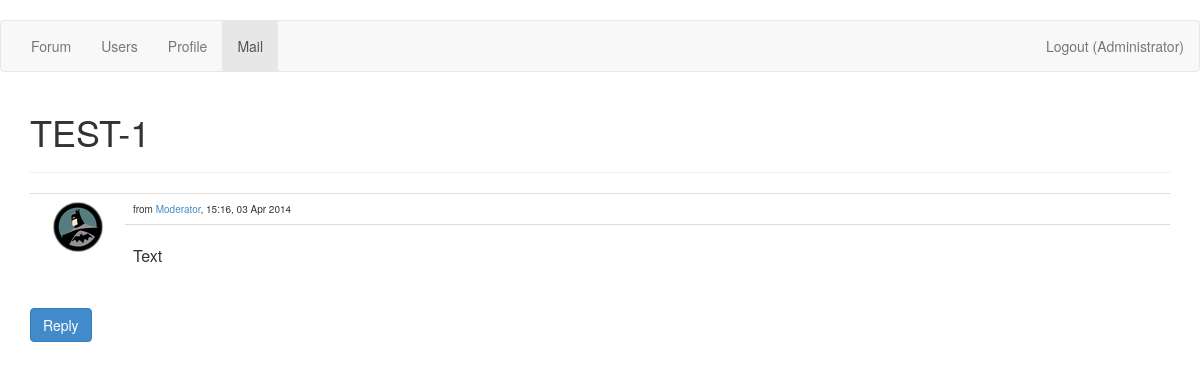
The page /mailbox/message/show/34 (signed in) on the database its author committed.
### app/models.py (models this page shows, shortened)
class User(db.Model):
    __tablename__ = 'User'
    id = db.Column(db.Integer, primary_key=True)
    login = db.Column(db.Text, unique=True, nullable=False)
    password = db.Column(db.Text, nullable=False)
    role = db.Column(db.Integer, default=2, nullable=False)
    email = db.Column(db.Text, nullable=False)
    city = db.Column(db.Text, default='unknown')
    country = db.Column(db.Text, default='unknown')
    db_avatar = db.Column(db.Boolean, default=False)
    topic_count = db.Column(db.Integer, default=0)
    message_count = db.Column(db.Integer, default=0)
    reg_date = db.Column(db.DateTime, default=datetime.utcnow, nullable=False)
    last_seen = db.Column(db.DateTime, default=datetime.utcnow, onupdate=datetime.utcnow, nullable=False)
    def is_authenticated(self):
        return(True)
    @property
    def avatar_thumb(self):
        if self.db_avatar:
            return('/static/avatar/user_%s_thumb.png' % self.login)
        else:
            return('/static/avatar/system_anonymous_thumb.png')
    @property
    def unread_mail(self):
        count = 0
        for message in self.mail_all.filter(Mailbox.directory=='0'):
            if not message.read:
                count += 1
        return(count)

class Mailbox(db.Model):
    __tablename__ = 'Mailbox'
    id = db.Column(db.Integer, primary_key=True)
    owner_id = db.Column(db.Integer, db.ForeignKey('User.id'))
    owner = db.relationship('User',
        foreign_keys=[owner_id],
        backref=db.backref('mail_all', lazy='dynamic'))
    directory = db.Column(db.Integer, nullable=False)
    sender_id = db.Column(db.Integer, db.ForeignKey('User.id'))
    sender = db.relationship('User',
        foreign_keys=[sender_id],
        backref=db.backref('mail_sent', lazy='dynamic'))
    recipient_id = db.Column(db.Integer, db.ForeignKey('User.id'))
    recipient = db.relationship('User',
        foreign_keys=[recipient_id],
        backref=db.backref('mail_recieved', lazy='dynamic'))
    subject = db.Column(db.Text)
    text = db.Column(db.Text, nullable=False)
    date = db.Column(db.DateTime, default=datetime.utcnow, nullable=False)
    read = db.Column(db.Boolean, default=False)

### app/views.py (the view)
@app.route('/mailbox/message/show/<message_id>')
@login_required
def mail_read(message_id):
    message = Mailbox.query.get(message_id)
    if not message:
        abort(404)
    if not message.read:
        message.read = True
        db.session.commit()
    if message.owner == current_user:
        return(render_template('mail_read.html',
            user=current_user,
            message=message))
    else:
        return(render_template('info.html',
            user=current_user,
            text="You can't view message if you are not it's owner"))

### app/views.py (called while the page is built)
@lm.user_loader
def load_user(id):
    return(User.query.get(int(id)))

### app/templates/mail_read.html (shortened to what this page needs)
﻿{% extends "base.html" %}
{% block content %}
<h1>{{message.subject}}</h1>
<hr>
<table class="table">
    <tbody>
        <tr>
            <td rowspan="2" class="col-md-1 text-center">
                <a href="{{url_for('user_profile', user_id=message.sender_id)}}">
                    <img src="{{message.sender.avatar_thumb}}" title="{{message.sender.login}}">
                </a>
            </td>
            <td class="tiny-text col-md-11">
                from <a href="{{url_for('user_profile', user_id=message.sender_id)}}">{{message.sender.login}}</a>,
                {{message.date.strftime('%H:%M, %d %b %Y')}}
            </td>
        </tr>
        <tr>
            <td class="message-text" colspan="2">{{message.text|safe}}</td>
        </tr>
    </tbody>
</table>
<a class="btn btn-primary" href="{{url_for('mail_write', recepient=message.sender.id, subject=message.subject, previous_text=message.text)}}">Reply</a>
{% endblock %}

### app/templates/base.html (shortened to what this page needs)
<!DOCTYPE html>
<head>
    <link rel="stylesheet" type="text/css" href="/static/css/bootstrap.min.css">
    <link rel="stylesheet" type="text/css" href="/static/css/custom.css">
</head>
<body>
<div class="navbar navbar-default" role="navigation">
    <div class="container-fluid">
        <ul class="nav navbar-nav">
            <li {% if request.path == '/' or request.path[:6] == '/forum' %}class="active"{% endif %}><a href="{{url_for('forum')}}">Forum</a></li>
            <li {% if request.path[:9] == '/userlist' %}class="active"{% endif %}><a href="{{url_for('userlist')}}">Users</a></li>
            {% if user.is_authenticated() %}
            <li {% if request.path[:8] == '/profile' %}class="active"{% endif %}><a href="{{url_for('my_profile')}}">Profile</a></li>
            <li {% if request.path[:8] == '/mailbox' %}class="active"{% endif %}><a href="{{url_for('mailbox')}}">Mail{% if user.unread_mail %} <sup><small>{{user.unread_mail}}</small></sup>{% endif %}</a></li>
            {% endif %}
        </ul>
        <ul class="nav navbar-nav navbar-right">
            {% if user.is_authenticated() %}
            <li><a href="{{url_for('logout')}}">Logout ({{user.login}})</a></li>
            {% else %}
            <li><a href="{{url_for('login')}}">Login</a></li>
            <li><a href="{{url_for('register')}}">Register</a></li>
            {% endif %}
        </ul>
    </div>
</div>
<div class="container">
    {% block content %}{% endblock %}
</div>
</body>
</html>

### app/static/css/custom.css (style rules this page uses)
.message-text { padding-top: 20px !important; padding-bottom: 20px !important; white-space: pre-wrap; }

### rows shown on the page
User: login "Administrator"
Mailbox: subject "TEST-1", date "15:16, 03 Apr 2014", text "Text"
User: sender.avatar_thumb (picture), sender.login "Moderator"
